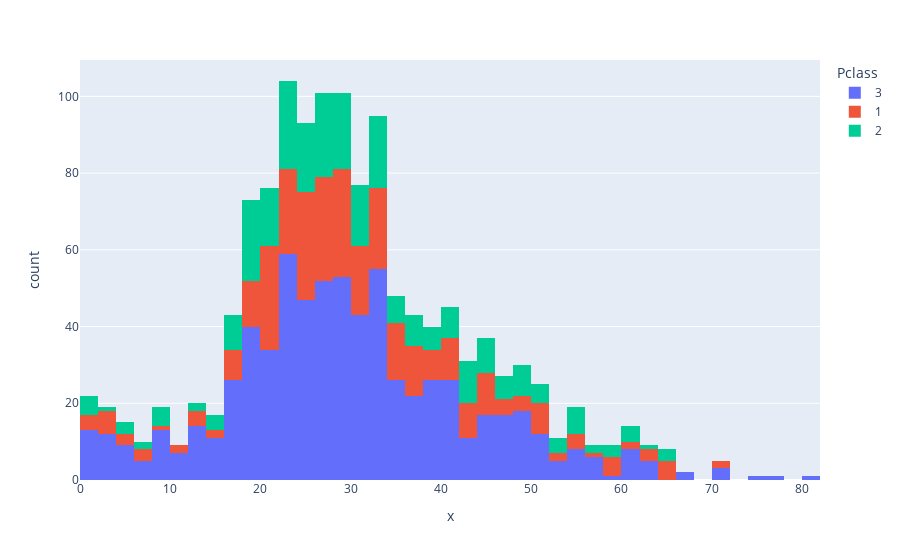

Notebook code for this chart:
### Code cell
fig = px.histogram(titanic, x=titanic["Age"].sort_values(), color="Pclass")
fig.show()

### Figure 1 — Plotly figure (JSON) as saved in the notebook; plotly's stock layout.template omitted (floating-point values rounded to 4 significant figures; data arrays with more than 128 entries replaced by an {"elided": "..."} marker saying what was removed)
{"data": [{"alignmentgroup": "True", "bingroup": "x", "hovertemplate": "Pclass=3<br>x=%{x}<br>count=%{y}<extra></extra>", "legendgroup": "3", "marker": {"color": "#636efa", "pattern": {"shape": ""}}, "name": "3", "offsetgroup": "3", "orientation": "v", "showlegend": true, "type": "histogram", "x": {"elided": "709 float values"}, "xaxis": "x", "yaxis": "y"}, {"alignmentgroup": "True", "bingroup": "x", "hovertemplate": "Pclass=1<br>x=%{x}<br>count=%{y}<extra></extra>", "legendgroup": "1", "marker": {"color": "#EF553B", "pattern": {"shape": ""}}, "name": "1", "offsetgroup": "1", "orientation": "v", "showlegend": true, "type": "histogram", "x": {"elided": "323 float values"}, "xaxis": "x", "yaxis": "y"}, {"alignmentgroup": "True", "bingroup": "x", "hovertemplate": "Pclass=2<br>x=%{x}<br>count=%{y}<extra></extra>", "legendgroup": "2", "marker": {"color": "#00cc96", "pattern": {"shape": ""}}, "name": "2", "offsetgroup": "2", "orientation": "v", "showlegend": true, "type": "histogram", "x": {"elided": "277 float values"}, "xaxis": "x", "yaxis": "y"}], "layout": {"barmode": "relative", "legend": {"title": {"text": "Pclass"}, "tracegroupgap": 0}, "margin": {"t": 60}, "xaxis": {"anchor": "y", "domain": [0, 1], "title": {"text": "x"}}, "yaxis": {"anchor": "x", "domain": [0, 1], "title": {"text": "count"}}}}
